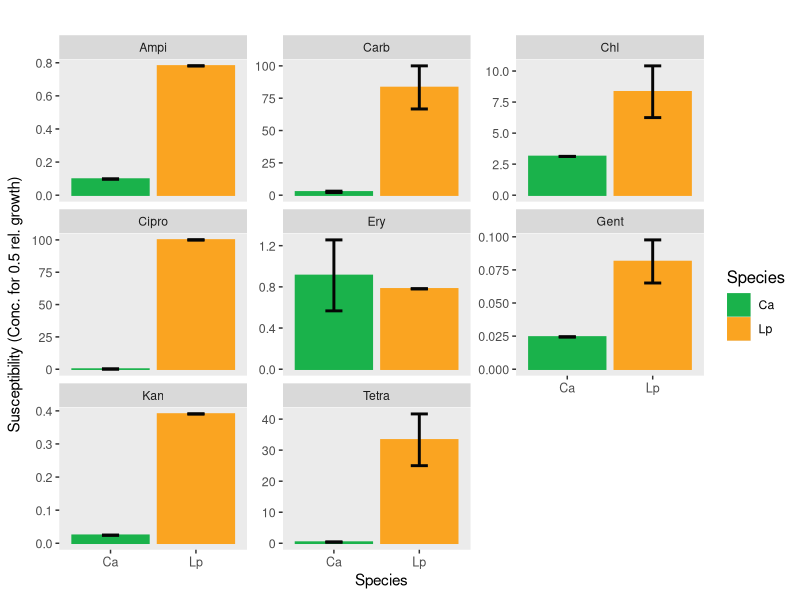
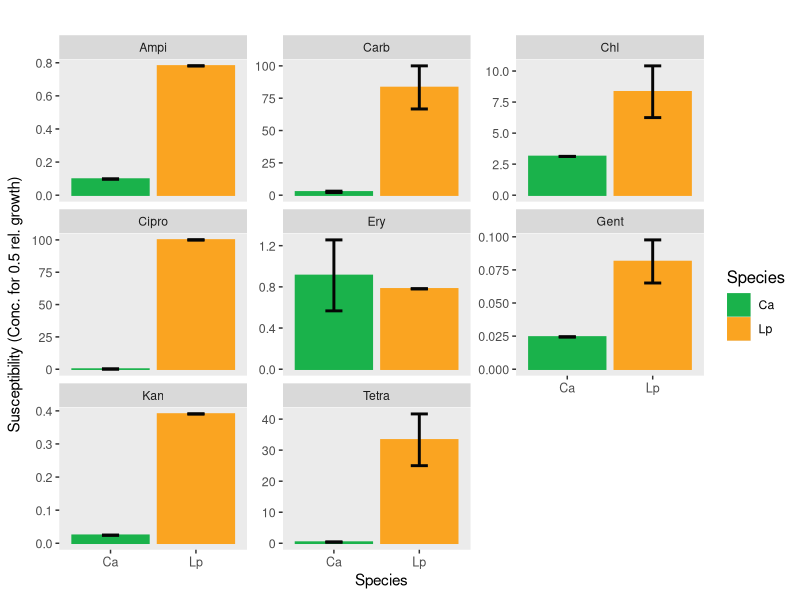

The R source for these figures, in order:
#this code plots panel 1F
library(ggplot2)
#read the data
S1 <- read.csv('F_1F_data.csv',header = TRUE) 

# plot IC50 based on antibiotic concentration that inhibits half the maximal growth (final abundance)
ploti <- ggplot(data = S1, aes(x= Species, y = AverageIC50, color= Species, fill = Species))

#plot aesthetics
background <- theme_gray() + theme ( panel.grid.minor=element_blank(), panel.grid.major=element_blank(), axis.line= element_blank(), panel.border = element_blank(), axis.text=element_text(size=9), axis.title=element_text(size=11), title=element_text(size=12)) 
titulos <- labs(title="", x=expression(paste("Species")), y=expression(paste("Susceptibility (Conc. for ", 0.5, ' rel. growth)' )))
barras <- geom_bar(stat="identity")
err1 <- geom_errorbar(aes(ymin = AverageIC50 - StErrIC50, ymax =AverageIC50 + StErrIC50), size=1, color = 'gray2', width = 0.2) #position = position_dodge(width = 0.45),
paneles <- facet_wrap(~ Antibiotic, scales = 'free_y')
colores <- scale_fill_manual(values=c('#1AB24B', '#FAA421')) ##try this one!!
colores2 <- scale_color_manual(values=c('#1AB24B', '#FAA421')) ##try this one!!

#make the plot
plotii = ploti + background  + titulos + barras +  paneles + colores + colores2 + err1
plotii

#export it
pdf(paste(  "F_1F", ".pdf"), width=5, height=4)
print(plotii)
dev.off()

